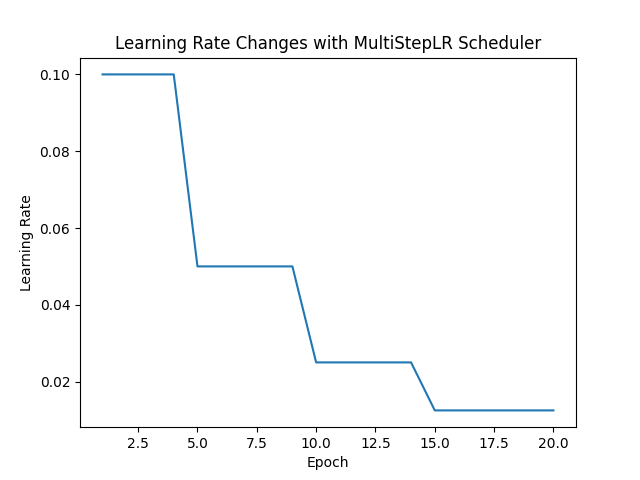

Reproduce this figure in Python.
import torch
import torch.nn as nn
import torch.optim as optim
from torch.optim.lr_scheduler import MultiStepLR
import matplotlib.pyplot as plt

# Define a simple model for demonstration
class SimpleModel(nn.Module):
    def __init__(self):
        super(SimpleModel, self).__init__()
        self.fc = nn.Linear(10, 1)

    def forward(self, x):
        return self.fc(x)

# Create an instance of the model
model = SimpleModel()

# Define other training parameters
criterion = nn.MSELoss()
optimizer = optim.SGD(model.parameters(), lr=0.1)
milestones = [5, 10, 15]  # List of epoch indices where the learning rate is reduced
scheduler = MultiStepLR(optimizer, milestones=milestones, gamma=0.5)  # MultiStepLR scheduler

# Training loop
num_epochs = 20
learning_rates = []

for epoch in range(num_epochs):
    # Forward pass
    outputs = model(torch.randn(10))
    loss = criterion(outputs, torch.randn(1))

    # Backward pass and optimization
    optimizer.zero_grad()
    loss.backward()
    optimizer.step()

    # MultiStepLR scheduler step
    scheduler.step()

    # Append current learning rate to the list for plotting
    learning_rates.append(optimizer.param_groups[0]['lr'])

# Plotting the learning rate changes
plt.plot(range(1, num_epochs+1), learning_rates)
plt.title('Learning Rate Changes with MultiStepLR Scheduler')
plt.xlabel('Epoch')
plt.ylabel('Learning Rate')
plt.show()
